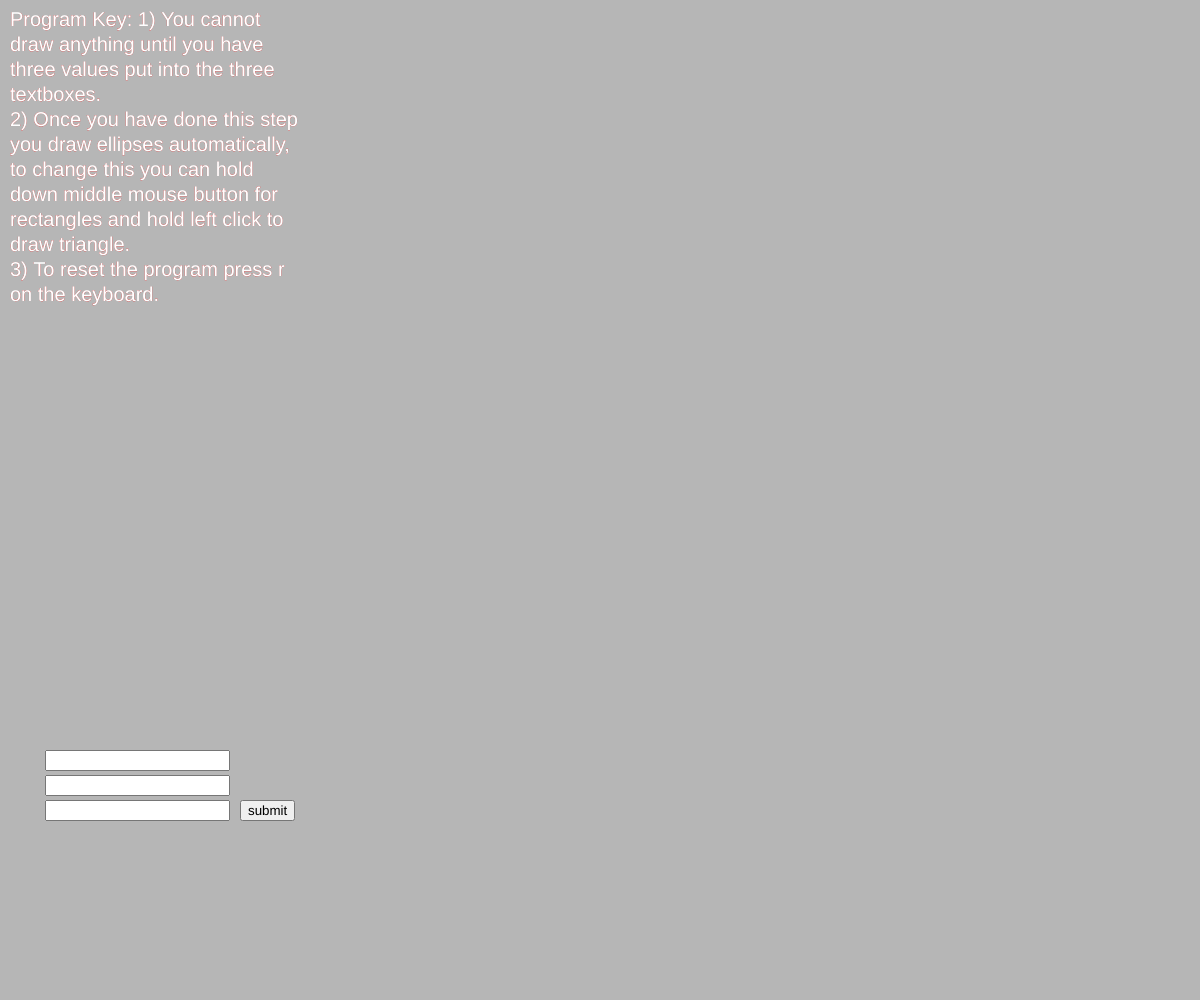
Frame 1 (no input)
Frame 60 (no input): identical to frame 1, image omitted
Frame 120 (the mouse pressed at the canvas centre since frame 60): identical to frame 1, image omitted

The p5.js sketch that drew this single still picture (run headless with seeded random() and noise() and a simulated clock; from frame 60 on, the mouse is pressed at the canvas centre):

// p5.js sketch
// ── sketch.js
var input = [];
//The input array takes values that the user put in through the text boxes
//from the program itself, and assigns the values to R B and G values
//this then determines what the colour of the shapes will be.
var button;
var r = 255;
var g = 0;
var b = 0;
//The Default colour of the shapes are red.
var k = 'Program Key: 1) You cannot draw anything until you have three values put into the three textboxes.                                    2) Once you have done this step you draw ellipses automatically, to change this you can hold down middle mouse button for rectangles and hold left click to draw triangle.                              3) To reset the program press r on the keyboard.';
//with the text i couldn't find anything about proper spacing so I just had to do it manually.

function setup() {
  input[0] = createInput();
  input[0].position(45,750);
  input[1] = createInput();
  input[1].position(45, 775);
  input[2] = createInput();
  input[2].position(45, 800);
  button = createButton('submit');
  button.position(input[2].x + input[2].width + 10, 800);
  button.mousePressed(recolour);


  let size;
  createCanvas(windowWidth, windowHeight);
  frameRate(30);
  background(random(255));
  //noLoop();
  fill(255);
  stroke(255, 0, 0);
  strokeWeight(0.2);
  textSize(20);
  text(k, 10, 10, 300, 400); // Text wraps within text box
}

function draw()
{
  ShapesColour = [random(255),random(255),random(255)];
  //The ShapesColour array is used for the rectangles on this program
  //each of the rectangles drawn will have different colours every single time.
  //this is also the use of randomness.
  if (input[0].value() == '' || input[1].value() =='' || input[2].value() == '')
  {
    console.log('Insert Values');
  }
  //This if statement stops the program from drawing straight away, it will
  //only start drawing until the three values are put into the program.
  else
  {
    stroke(r + 20,g + 20,b + 20)
      if (mouseIsPressed)
    {
      var k = ''
      console.log("This is doing things");
      if (mouseButton === LEFT)
      {
        drawTriangle();
        //When the user will hold down the left mouse button the ellipses will
        //change to triangles, until the user lets go of the button.
      }
      else if (mouseButton === CENTER)
      {
        drawRectange();
        //When the user will hold down the left mouse button the ellipses will
        //change to rectangles, until the user lets go of the button.
      }
    }
    else
    {
      drawCircle();
      //The program will draw ellipses by default.
    }
  }
}
function drawCircle(x,y)
{
  strokeWeight(1);
  fill(r,g,b,127);
  ellipse(mouseX, mouseY,mouseX*0.75,mouseY*0.75);
  fill(r,g,b,127);
  ellipse(mouseX, mouseY,mouseX*0.5,mouseY*0.5);
  fill(r,g,b,127);
  ellipse(mouseX, mouseY,mouseX*0.25,mouseY*0.25);
}

function drawRectange(x,y)
{
  strokeWeight(1);
  size = random(200);
  fill(ShapesColour[0],ShapesColour[1],ShapesColour[2],random(255));
  rect(mouseX/2, mouseY/2,mouseX,mouseY);
  fill(ShapesColour[0],ShapesColour[1],ShapesColour[2],random(255));
  rect(mouseX*0.625, mouseY*0.625,mouseX*0.75,mouseY*0.75);
  fill(ShapesColour[0],ShapesColour[1],ShapesColour[2],random(255));
  rect(mouseX*0.75, mouseY*0.75,mouseX*0.5,mouseY*0.5);
  fill(ShapesColour[0],ShapesColour[1],ShapesColour[2],random(255));
  rect(mouseX*0.875, mouseY*0.875,mouseX*0.25,mouseY*0.25);
}

function drawTriangle(x,y)
{
  strokeWeight(1);
  size = random(200);
  fill(r,g,b,random(255));
  triangle(mouseX-66, mouseY, mouseX+66, mouseY,mouseX,mouseY/4);
  fill(r,g,b,random(255));
  triangle(mouseX-66, mouseY, mouseX+66, mouseY,mouseX,mouseY/3);
  fill(r,g,b,random(255));
  triangle(mouseX-66, mouseY, mouseX+66, mouseY,mouseX,mouseY/2);
}

function recolour()
{
  r = input[0].value();
  g = input[1].value();
  b = input[2].value();
  //recolour assigns the values from the input to these R G B values and
  //uses these values for ellipse and triangles Colour.
}

function keyPressed()
{
  if (keyCode === 82)
  {
    clear();
    input[0].value('');
    input[1].value('');
    input[2].value('');
    background(random(255));
    fill(255);
    stroke(255, 0, 0);
    strokeWeight(0.2);
    textSize(20);
    text(k, 10, 10, 300, 400);
    //This is the function the program uses to reset the R G B values and
    //also it refreshes the entire canvas, the user can go again.
  }
}

function windowResized()
{
  resizeCanvas(windowWidth, windowHeight);
  //This is a simple function which changes the canvas size of the canvas
  //when the window the program is running is made bigger or smaller.
}
